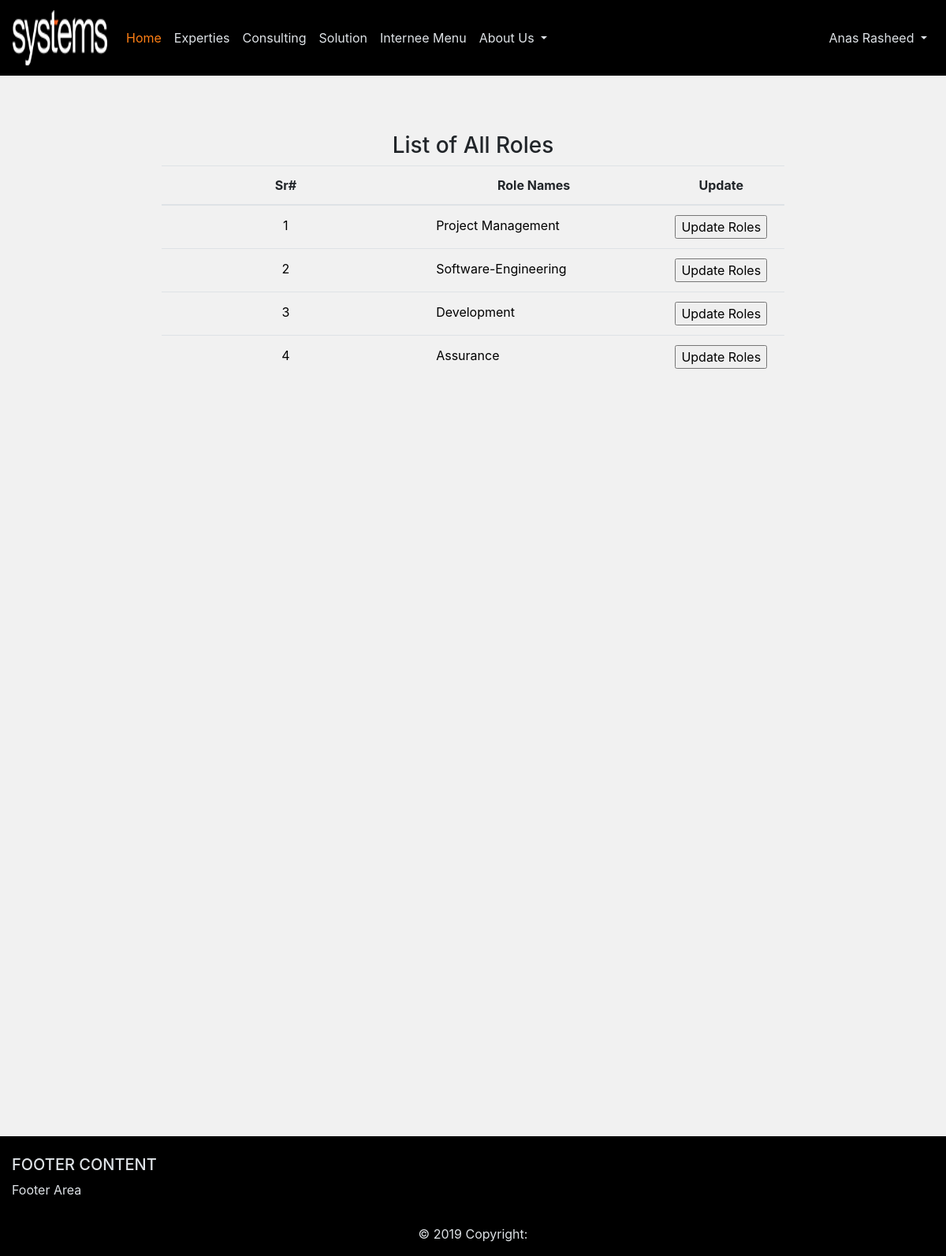
The app's page /Systems/view-roles.php (signed in) with its own data.
### tables this page shows
CREATE TABLE `roles` (
  `role_id` int(11) NOT NULL,
  `role_name` varchar(40) NOT NULL
);

### Systems/view-roles.php (the view, shortened to what this page needs)
<?php
include('config/header.php');
?>
<br/>
<br/>
<br/>
<h3 class="h3 text-center" >List of All Roles</h3>
<div class="auth-wrapper no-block justify-content-center align-items-center">
	<div class="row">
		<div class="col-2"></div>
<div class="col-8">
<table class="table text-center table-hover">
  <thead>
    <tr>
      <th scope="col">Sr#</th>
      <th scope="col">Role Names</th>
      <th scope="col">Update</th>
    </tr>
  </thead>
  <tbody>
  	<?php
$query="select * from `roles`";
$sql=mysqli_query($connect, $query);
$rows=mysqli_num_rows($sql);
if($rows>1){
	while($row=mysqli_fetch_assoc($sql)){
		$role_name=$row['role_name'];
    $id=$row['role_id'];
?>
    <tr>
      <form method="Post">
      <td><input type="text" class="text-center" name="rid" id="rid" readonly value="<?php echo $id;?>"></td>
      <td><input type="text" name="role_name" id="role" value='<?php echo $role_name;?>' ></td>
      <td><input type="submit" name="update" value="Update Roles"></td>
         </form>
      </tr>
  <?php	}
}
?>
  </tbody>
</table>
</div>
<div class="col-2"></div>
</div>
</div>
<br/>
<br/>
<br/>
<br/>
<br/>
<br/>
<br/>
<br/>
<br/>
<br/>
<br/>
<br/>
<br/>
<br/>
<br/>
<br/>
<br/>
<br/>
<?php
include('config/footer.php');
 ?>

### Systems/css/style.css (style rules this page uses)
.auth-wrapper { min-height: 100vh; position: relative; }

### Systems/view-roles.php (style rules this page uses)
body { background-color: #f1f1f1; }
#rid { border: none; border-color: transparent; background-color: #f1f1f1; outline: none !important; }
#role { border: none; border-color: transparent; background-color: #f1f1f1; outline: none !important; }

### records on screen
roles: rid "1", role_name "Project Management"
roles: rid "2", role_name "Software-Engineering"
roles: rid "3", role_name "Development"
roles: rid "4", role_name "Assurance"

### other values on screen
$fname "Anas"
$lname "Rasheed"
